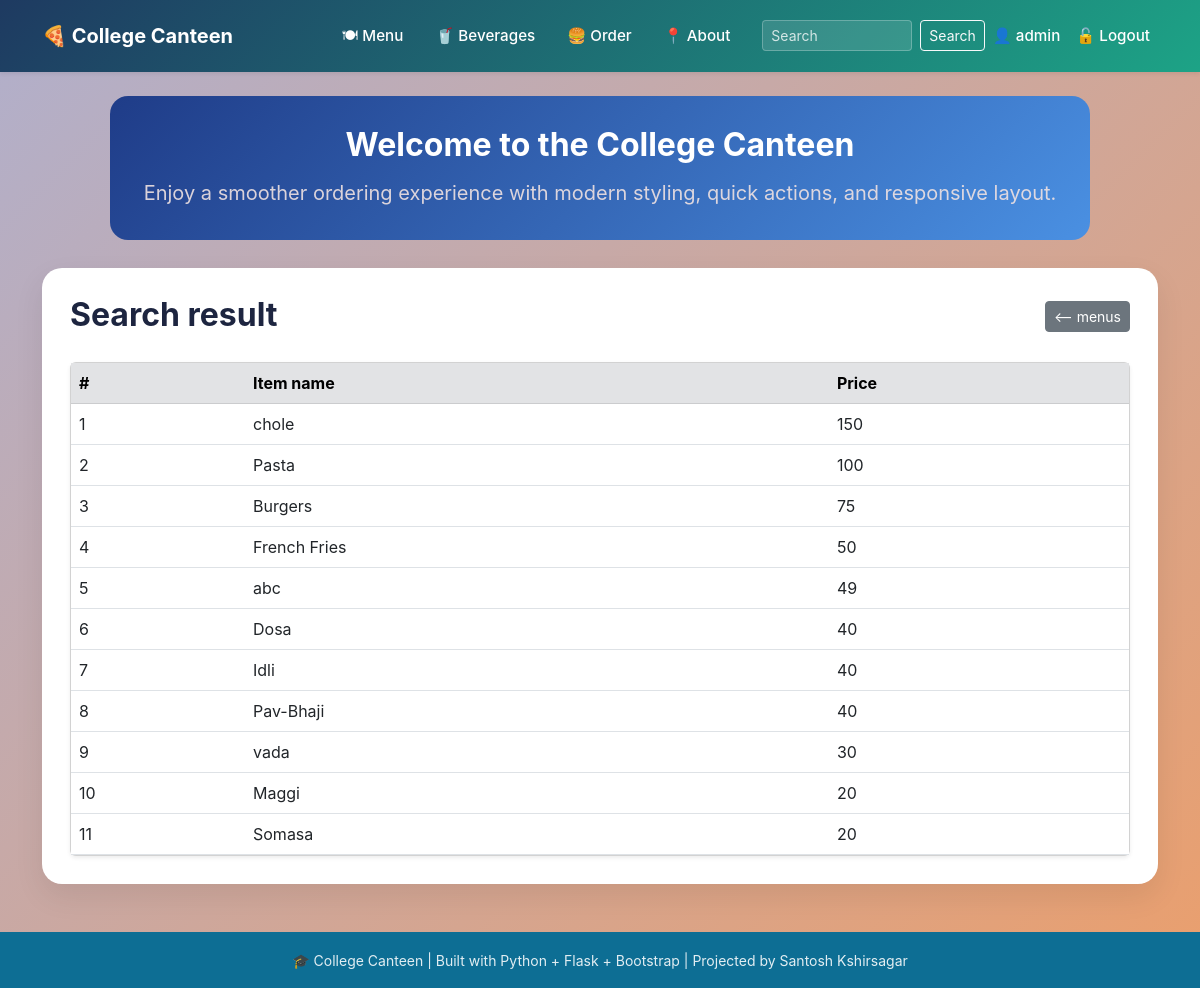
Screenshot of /search (signed in) with the database file from the repository.
### tables this page shows
CREATE TABLE menus
                 (id INTEGER PRIMARY KEY AUTOINCREMENT,
                 name TEXT NOT NULL,
                 price INTEGER NOT NULL, photo TEXT DEFAULT 'default.png');

### app.py (the view)
@app.route("/search")
def search():
    q=request.args.get('q','')
    conn = get_db_menus()
    if q:
        menu = conn.execute('''SELECT * FROM menus WHERE
                                name LIKE ?
                                OR price LIKE ?''',
                                (f'%{q}%', f'%{q}%')).fetchall()
    else:
        menu = conn.execute('SELECT * FROM menus ORDER BY price DESC').fetchall()
    conn.close()
    return render_template("search.html", menus=menu, query=q)

### database.py (called while the page is built)
def get_db():
    conn = sqlite3.connect(DB_PATH)
    conn.row_factory = sqlite3.Row
    return conn

### templates/search.html (shortened to what this page needs)
{% extends "base.html" %}
{% block content %}
<div class="d-flex justify-content-between align-items-center mb-4">
  <h2 class="fw-bold mb-1">Search result</h2>
  <a href="{{url_for('menu')}}" class="btn btn-secondary btn-sm"><-- menus</a>
</div>
{% if menus %}
<div class="card shadow-sm">
  <div class="table-responsive">
    <table class="table table-hover mb-0">
      <thead class="table-secondary">
        <tr>
          <th>#</th>
          <th>Item name</th>
          <th>Price</th>
        </tr>
      </thead>
      <tbody>
        {% for item in menus %}
        <tr class="align-middle">
          <td>{{ loop.index }}</td>
          <td>{{ item.name }}</td>
          <td>{{ item.price }}</td>
        </tr>
        {% endfor %}
      </tbody>
    </table>
  </div>
</div>
{% else %}
<p>No results found.</p>
{% endif %}
{% endblock %}

### templates/base.html (style rules this page uses)
html, body { min-height: 100%; }
body { margin: 0; background: linear-gradient(135deg, #7876a794 0%, #dd63129d 100%); color: #1d2540; font-family: Inter, system-ui, -apple-system, BlinkMacSystemFont, "Segoe UI", sans-serif; display: flex; flex-direction: column; overflow-x: hidden; -webkit-overflow-scrolling: touch; }
:root { --brand: #0d6e94; }

### rows the page displays
menus: name "chole", price "150"
menus: name "Pasta", price "100"
menus: name "Burgers", price "75"
menus: name "French Fries", price "50"
menus: name "abc", price "49"
menus: name "Dosa", price "40"
menus: name "Idli", price "40"
menus: name "Pav-Bhaji", price "40"
menus: name "vada", price "30"
menus: name "Maggi", price "20"
menus: name "Somasa", price "20"

### other values shown
{{ session.name }} "admin"
